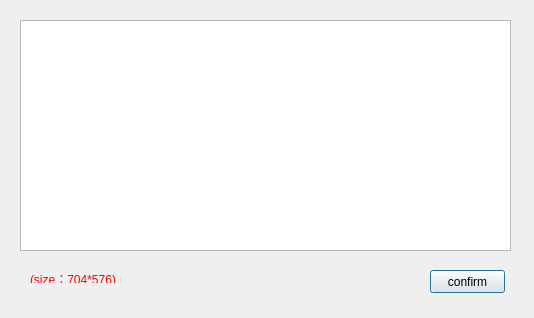
<?xml version="1.0" encoding="UTF-8"?>
<ui version="4.0">
 <class>CShelterClass</class>
 <widget class="QDialog" name="CShelterClass">
  <property name="geometry">
   <rect>
    <x>0</x>
    <y>0</y>
    <width>534</width>
    <height>318</height>
   </rect>
  </property>
  <property name="windowTitle">
   <string>CShelter</string>
  </property>
  <widget class="QTableWidget" name="tableShelter">
   <property name="geometry">
    <rect>
     <x>20</x>
     <y>20</y>
     <width>491</width>
     <height>231</height>
    </rect>
   </property>
  </widget>
  <widget class="QPushButton" name="btnSave">
   <property name="geometry">
    <rect>
     <x>430</x>
     <y>270</y>
     <width>75</width>
     <height>23</height>
    </rect>
   </property>
   <property name="text">
    <string>confirm</string>
   </property>
  </widget>
  <widget class="QLabel" name="label">
   <property name="geometry">
    <rect>
     <x>30</x>
     <y>270</y>
     <width>114</width>
     <height>13</height>
    </rect>
   </property>
   <property name="text">
    <string>&lt;!DOCTYPE HTML PUBLIC &quot;-//W3C//DTD HTML 4.0//EN&quot; &quot;http://www.w3.org/TR/REC-html40/strict.dtd&quot;&gt;
&lt;html&gt;&lt;head&gt;&lt;meta name=&quot;qrichtext&quot; content=&quot;1&quot; /&gt;&lt;style type=&quot;text/css&quot;&gt;
p, li { white-space: pre-wrap; }
&lt;/style&gt;&lt;/head&gt;&lt;body style=&quot; font-family:'宋体'; font-size:9pt; font-weight:400; font-style:normal;&quot;&gt;
&lt;p style=&quot; margin-top:0px; margin-bottom:0px; margin-left:0px; margin-right:0px; -qt-block-indent:0; text-indent:0px;&quot;&gt;&lt;span style=&quot; color:#ff0000;&quot;&gt;(size：704*576)&lt;/span&gt;&lt;/p&gt;&lt;/body&gt;&lt;/html&gt;</string>
   </property>
  </widget>
 </widget>
 <layoutdefault spacing="6" margin="11"/>
 <resources/>
 <connections/>
</ui>
